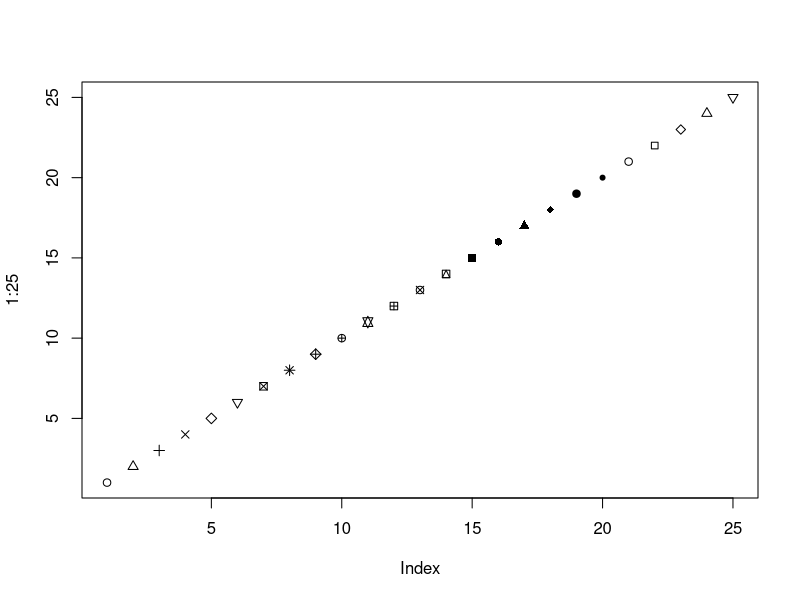

Write R code to recreate this figure.
## ---- chunk 1
cran_link <- function(pkg) {
  paste0("[**", pkg, "**](https://CRAN.R-project.org/package=", pkg, ")")
}
## ---- chunk 2
plot(1:25, pch = 1:25)
